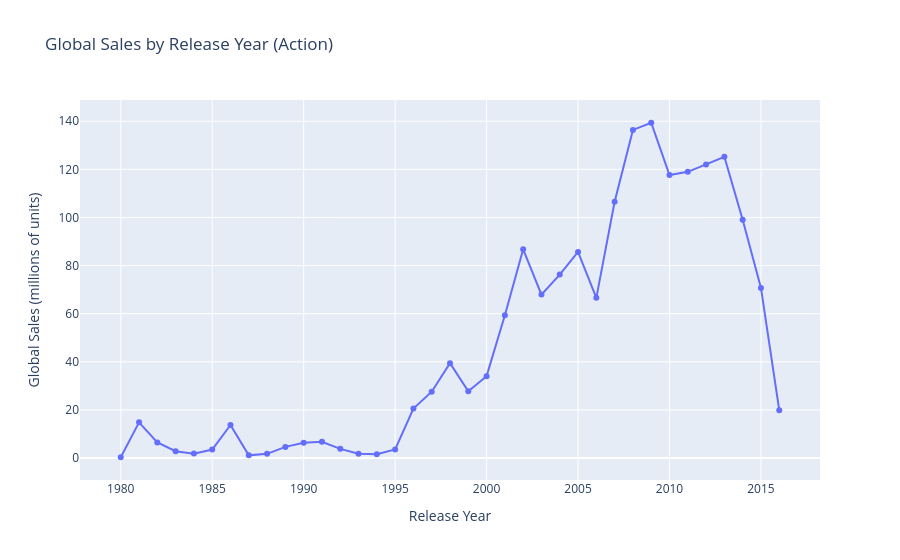

The cell this chart's notebook holds for it:
### Markdown cell above
## 13. Create the first static Plotly figure

Build the first figure before placing it in Dash. Give it a descriptive title and human-readable axis and legend labels.

### Code cell
action = analysis[analysis["Genre"] == "Action"]
yearly = action.groupby("Year")["Global_Sales"].sum().reset_index()

fig1 = px.line(yearly, x="Year", y="Global_Sales", markers=True,
              title="Global Sales by Release Year (Action)",
              labels={"Year": "Release Year", "Global_Sales": "Global Sales (millions of units)"})
fig1.show()

### Figure 1 — Plotly figure (JSON) as saved in the notebook; plotly's stock layout.template omitted (floating-point values rounded to 4 significant figures)
{"data": [{"hovertemplate": "Release Year=%{x}<br>Global Sales (millions of units)=%{y}<extra></extra>", "legendgroup": "", "line": {"color": "#636efa", "dash": "solid"}, "marker": {"symbol": "circle"}, "mode": "lines+markers", "name": "", "orientation": "v", "showlegend": false, "type": "scatter", "x": [1980, 1981, 1982, 1983, 1984, 1985, 1986, 1987, 1988, 1989, 1990, 1991, 1992, 1993, 1994, 1995, 1996, 1997, 1998, 1999, 2000, 2001, 2002, 2003, 2004, 2005, 2006, 2007, 2008, 2009, 2010, 2011, 2012, 2013, 2014, 2015, 2016], "xaxis": "x", "y": [0.34, 14.84, 6.52, 2.86, 1.85, 3.52, 13.74, 1.12, 1.75, 4.64, 6.39, 6.76, 3.83, 1.81, 1.55, 3.57, 20.58, 27.58, 39.44, 27.78, 34.04, 59.39, 86.77, 67.93, 76.26, 85.69, 66.58, 106.5, 136.4, 139.4, 117.6, 119.0, 122.0, 125.2, 99.02, 70.7, 19.91], "yaxis": "y"}], "layout": {"legend": {"tracegroupgap": 0}, "title": {"text": "Global Sales by Release Year (Action)"}, "xaxis": {"anchor": "y", "domain": [0, 1], "title": {"text": "Release Year"}}, "yaxis": {"anchor": "x", "domain": [0, 1], "title": {"text": "Global Sales (millions of units)"}}}}
